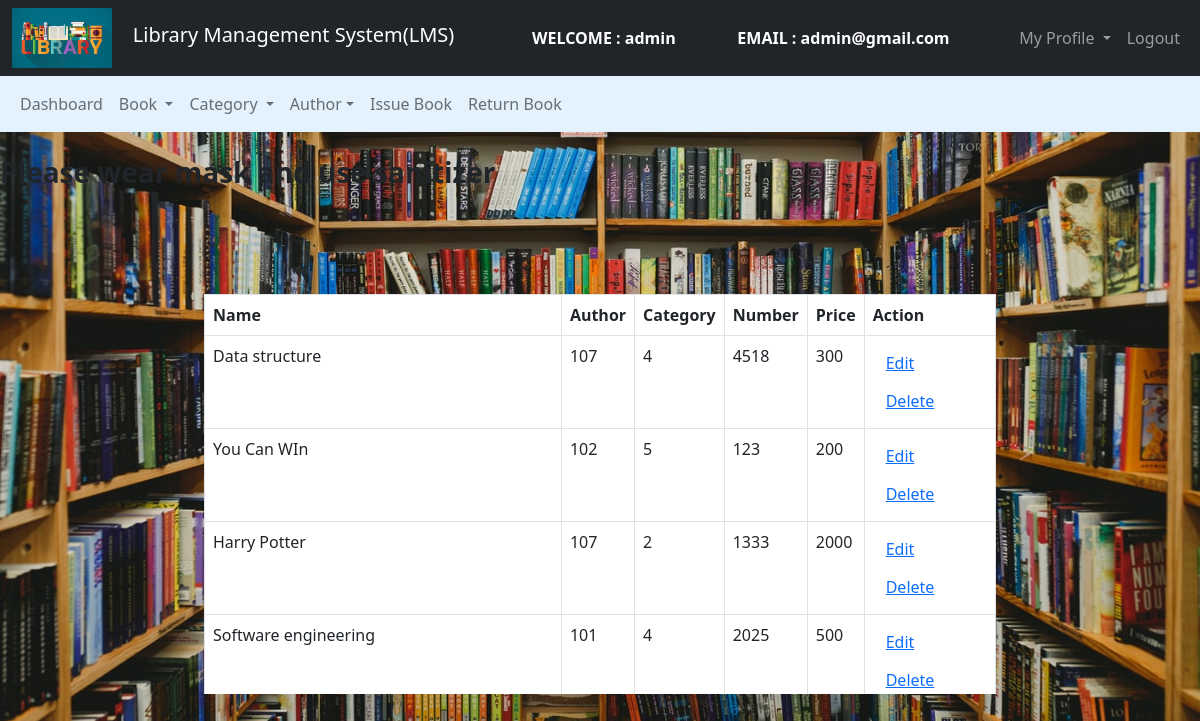
Screenshot of /Admin/Book/manage_book.php (signed in) with the database file from the repository.
### tables this page shows
CREATE TABLE `books` (
  `book_id` int(11) NOT NULL,
  `book_name` varchar(250) NOT NULL,
  `author_id` int(11) NOT NULL,
  `cat_id` int(11) NOT NULL,
  `book_no` int(11) NOT NULL,
  `book_price` int(11) NOT NULL
);

### Admin/Book/manage_book.php (the view, shortened to what this page needs)
<!DOCTYPE html>
<html>
<head>
    <link href="https://cdn.jsdelivr.net/npm/bootstrap@5.0.0-beta2/dist/css/bootstrap.min.css" rel="stylesheet">
</head>
<body>
    <nav class="navbar navbar-expand-lg navbar-dark bg-dark">
        <div class="container-fluid">
            <div class="navbar-header">
                <img src="../images/abc1.jpeg" width="100" height="60"> &nbsp &nbsp
                <a class="navbar-brand" href="../admin_dashboard.php">Library Management System(LMS)</a>
            </div>
            <font style="color: white">
                <span>
                    <strong>
                        WELCOME : <?php echo $_SESSION['name']; ?></strong>
                </span>
            </font>
            <font style="color: white">
                <span>
                    <strong>
                        EMAIL : <?php echo $_SESSION['email']; ?></strong>
                </span>
            </font>
            <ul class="nav navbar-nav navbar-right">
                <li class="nav-item dropdown">
                    <a class="nav-link dropdown-toggle" data-toggle="dropdown">
                        My Profile
                    </a>
                </li>
                <li class="nav-item"><a class="nav-link" href="../../logout.php">
                        Logout
                    </a></li>
            </ul>
        </div>
    </nav>
    <nav class="navbar navbar-expand-lg navbar-light" style="background-color: #e3f2fd">
        <div class="container-fluid">
            <ul class="nav navbar-nav navbar-center">
                <li class="nav-item">
                    <a href="../admin_dashboard.php" class="nav-link">
                        Dashboard
                    </a>
                </li>
                <li class="nav-item dropdown ">
                    <a class="nav-link dropdown-toggle" data-toggle="dropdown"> Book
                    </a>
                </li>
                <li class="nav-item dropdown ">
                    <a class="nav-link dropdown-toggle" data-toggle="dropdown"> Category </a>
                </li>
                <li class="nav-item dropdown ">
                    <a class="nav-link dropdown-toggle" data-toggle="dropdown"> Author</a>
                </li>
                <li class="nav-item">
                    <a href="../Book/issue_book.php" class="nav-link">
                        Issue Book</a>
                </li>
                <li class="nav-item">
                    <a href="../Book/return_book.php" class="nav-link">
                        Return Book</a>
                </li>
            </ul>
        </div>
    </nav>
    <br>
    <?php include '../../header.php'; ?>
    <br><br><br>
    <div class="row">
        <div class="col-md-2"></div>
        <div class="col-md-8">
            <table class="table table-bordered table-hover">
                <thead>
                    <tr>
                        <th>Name</th>
                        <th>Author</th>
                        <th>Category</th>
                        <th>Number</th>
                        <th>Price</th>
                        <th>Action</th>
                    </tr>
                </thead>
                <?php
                $connection = mysqli_connect("localhost", "root", "");
                $query = "select * from books";
                $query_run = mysqli_query($connection, $query);
                while ($row = mysqli_fetch_assoc($query_run)) {
                ?>
                    <tr>
                        <td><?php echo $row['book_name']; ?></td>
                        <td><?php echo $row['author_id']; ?></td>
                        <td><?php echo $row['cat_id']; ?></td>
                        <td><?php echo $row['book_no']; ?></td>
                        <td><?php echo $row['book_price']; ?></td>
                        <td>
                            <button class="btn" name=""><a href="edit_book.php?bn=<?php echo $row['book_no']; ?>">Edit</a></button>
                            <button class="btn" name=""><a href="delete_book.php?bn=<?php echo $row['book_no']; ?>">Delete</a></button>
                        </td>
                    </tr>
                <?php
                }
                ?>
            </table>
        </div>
        <div class="col-md-2"></div>
    </div>
</body>
</html>

### Admin/Book/manage_book.php (style rules this page uses)
body { background-image: url("../images/manage_pic2.jpg"); background-repeat: no-repeat; background-size: 100% 750px; background-color: #cccccc; }
table { width: 100%; border: #000000; background-color: white; }
.col-md-8 { overflow-x: auto; height: 400px; }

### rows the page displays
books: book_name "Data structure", author "107", cat "4", book_no "4518", book_price "300"
books: book_name "You Can WIn", author "102", cat "5", book_no "123", book_price "200"
books: book_name "Harry Potter", author "107", cat "2", book_no "1333", book_price "2000"
books: book_name "Software engineering", author "101", cat "4", book_no "2025", book_price "500"

### other values shown
$_SESSION['name'] "admin"
$_SESSION['email'] "admin@gmail.com"
